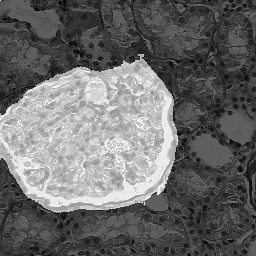
#> input picture test_img.png, 256 x 256 px
$ python soblematrix.py
#> lines starting #> are read from the running program, lines starting #| are printed output that depends on the picture
import numpy as np
import cv2
from matplotlib import pyplot as plt

def sobelOperator(img):
    container = np.copy(img)
    size = container.shape
#> size = (256, 256)
    for i in range(1, size[0] - 1):
        for j in range(1, size[1] - 1):
            gx = (img[i - 1][j - 1] + 2*img[i][j - 1] + img[i + 1][j - 1]) - (img[i - 1][j + 1] + 2*img[i][j + 1] + img[i + 1][j + 1])
            gy = (img[i - 1][j - 1] + 2*img[i - 1][j] + img[i - 1][j + 1]) - (img[i + 1][j - 1] + 2*img[i + 1][j] + img[i + 1][j + 1])
            container[i][j] = min(255, np.sqrt(gx**2 + gy**2))
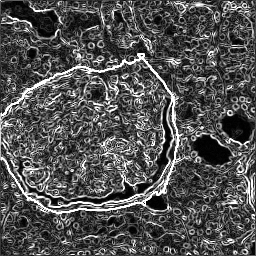
#> container: shape (256, 256); min 0, max 255, mean 81.9
    return container
    pass


#test test_img

img = cv2.cvtColor(cv2.imread("test_img.png"), cv2.COLOR_BGR2GRAY)
img = sobelOperator(img)
img = cv2.cvtColor(img, cv2.COLOR_GRAY2RGB)
#> img: shape (256, 256, 3)
plt.imshow(img)
plt.show()
